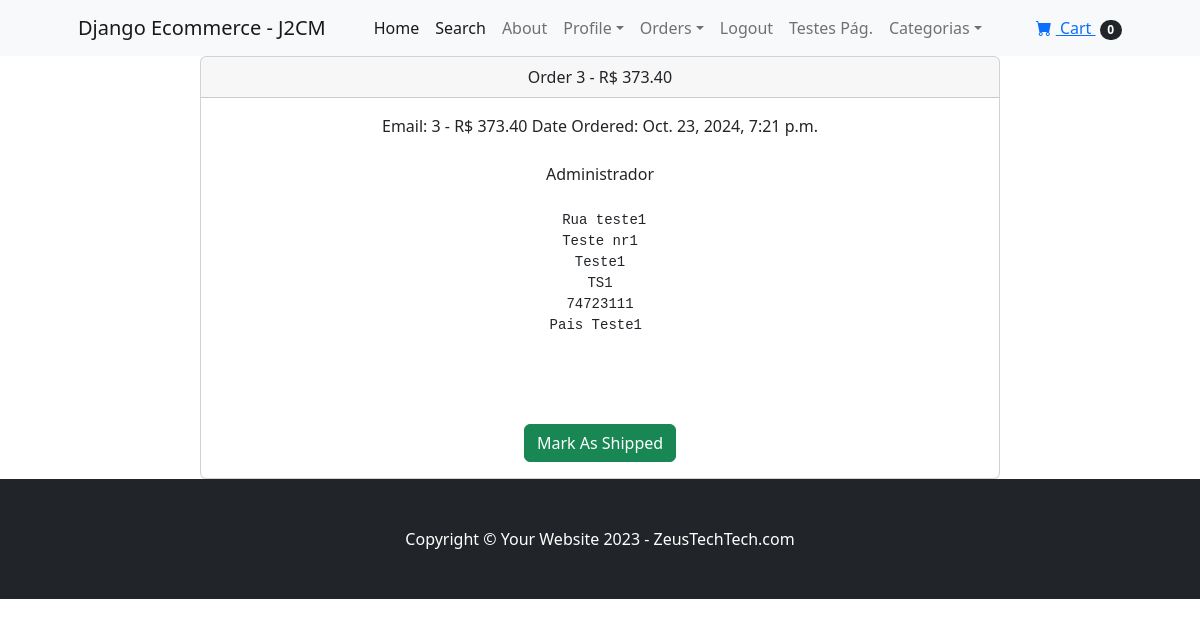
Before: /payment/orders/3 (signed in) with the older database file.
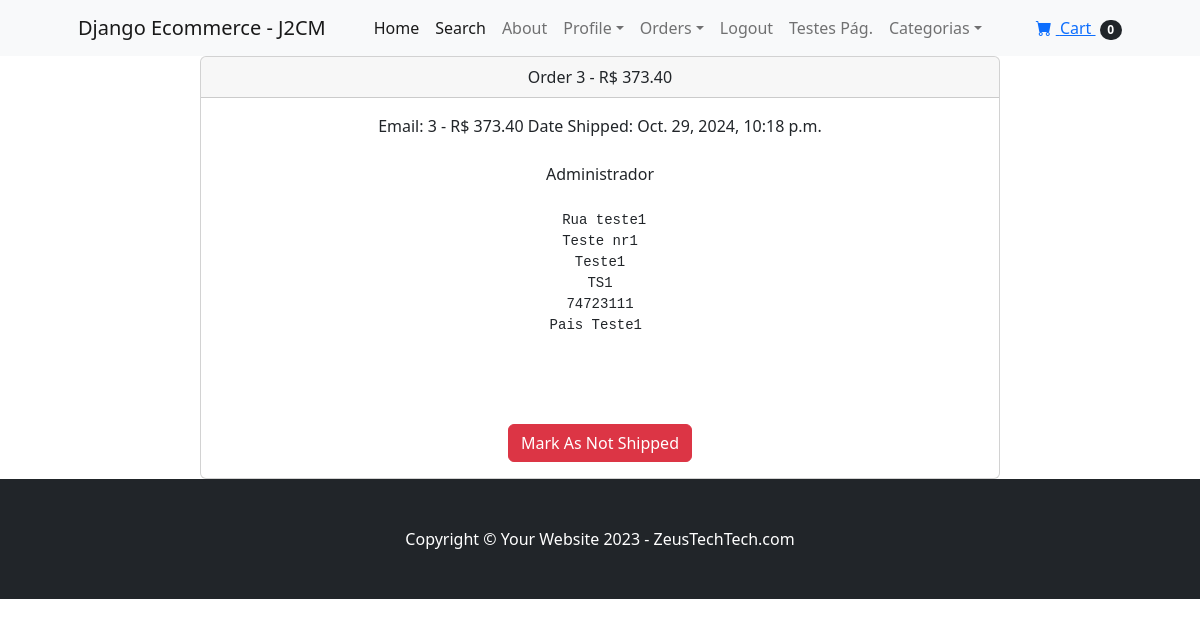
After: the same page with the newer database file.
### payment/models.py (models this page shows, shortened)
class Order(models.Model):
    user = models.ForeignKey(User, on_delete=models.CASCADE, blank=True)
    full_name = models.CharField(max_length=250)
    email = models.EmailField(max_length=250)
    shipping_address = models.TextField(max_length=15000)
    amount_paid = models.DecimalField(max_digits=7, decimal_places=2)
    date_ordered = models.DateTimeField(auto_now_add=True)
    shipped = models.BooleanField(default=False)
    date_shipped = models.DateTimeField(blank=True, null=True)

### payment/views.py (the view, shortened to what this page needs)
# urls.py: path('orders/<int:pk>', views.orders, name="orders"),
def orders(request, pk):
    if request.user.is_authenticated and request.user.is_superuser:
        order = Order.objects.get(id=pk)
        items = OrderItem.objects.filter(order=pk)
        return render(request, "payment/orders.html", {"order":order, "items":items})
    else:
        messages.success(request, "Access Danied!! Acesso Negado!!")
        return redirect('home')

### cart/cart.py (called while the page is built)
    def __len__(self):
        return len(self.cart)

### cart/context_processors.py (called while the page is built)
def cart(request):
    return {'cart': Cart(request)}

### payment/templates/payment/orders.html (shortened to what this page needs)
{% extends 'base.html' %}
{% block content %}
    <div class="conteiner">
        <div class="row">
            <center>
                <div class="col-8">
                    <div class="card">
                        <div class="card-header">
                            Order {{ order.id }} - R$ {{ order.amount_paid }}
                        </div>
                        <div class="card-body">
                            Email: {{ order.id }} - R$ {{ order.amount_paid }}
                            {% if order.date_shipped %}
                                Date Shipped: {{ order.date_shipped }}
                            {% else %}
                                Date Ordered: {{ order.date_ordered }}
                            {% endif %}
                            <br><br>
                            {{ order.full_name }}
                            <br><br>
                            <pre> {{ order.shipping_address }} </pre>
                            <br/>
                            <br><br>
                            {% if not order.shipped %}
                                <form method="POST">
                                    <button type="Submit" class="btn btn-success">
                                        Mark As Shipped
                                    </button>
                                </form>
                            {% else %}
                                <form method="POST">
                                    <button type="Submit" class="btn btn-danger">
                                        Mark As Not Shipped
                                    </button>
                                </form>
                            {% endif %}
                        </div>
                    </div>
                </div>
            </center>
            <br><br>
        </div>
    </div>
{% endblock %}

Changed rows visible on the page:
changed Order "Administrador": date_shipped (not shown) → "Oct. 29, 2024, 10:18 p.m."; shipped False → True (drawn); date_ordered "Oct. 23, 2024, 7:21 p.m." → (not shown)
Other visible differences:
text no longer shown: "Date Ordered: Mark As Shipped"
text now shown: "Date Shipped: Mark As Not Shipped"
